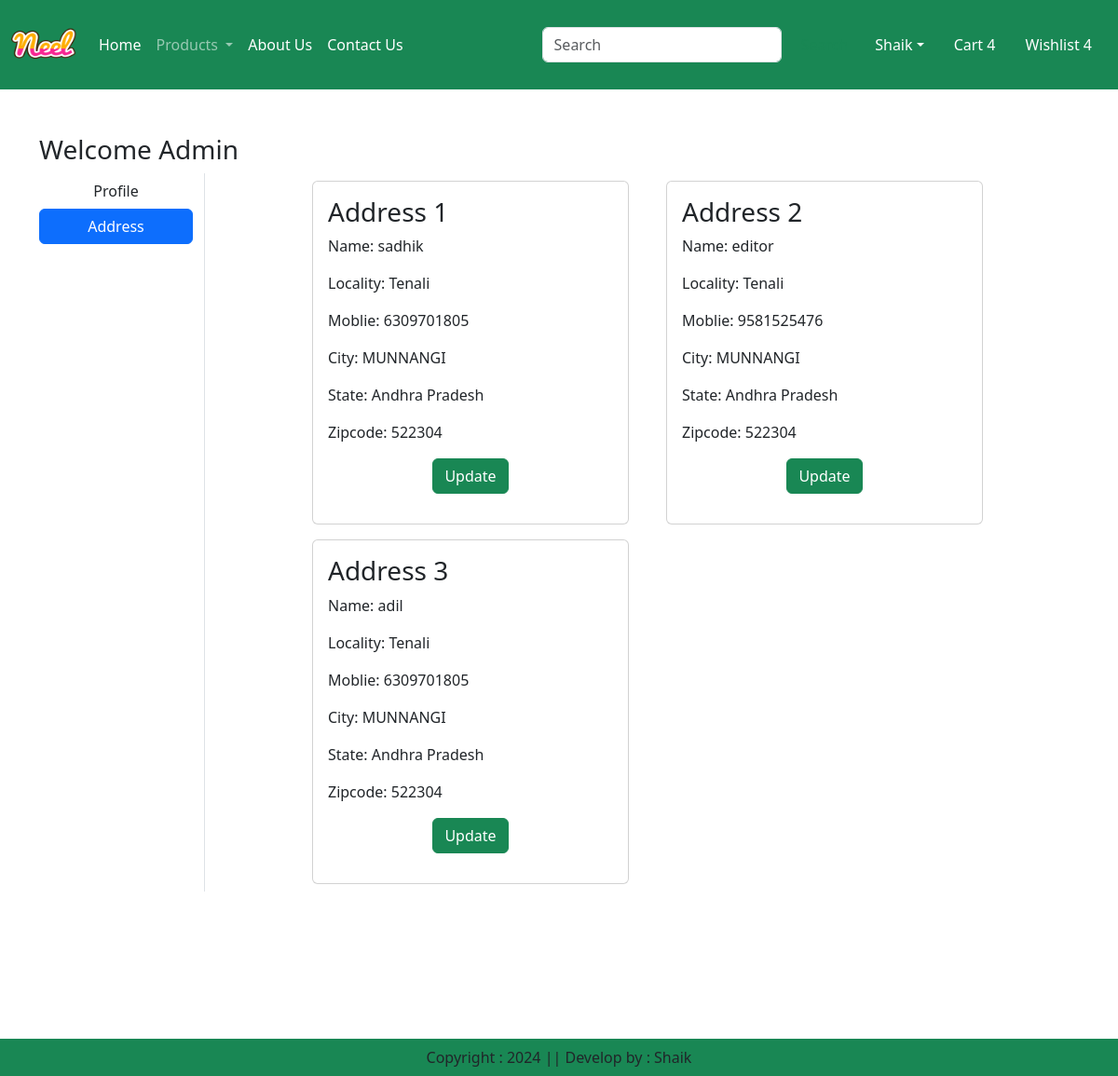
The page /address/ (signed in) on the database its author committed.
### app/models.py (models this page shows, shortened)
class Customer(models.Model):
    user=models.ForeignKey(User,on_delete=models.CASCADE)
    name=models.CharField(max_length=200)
    locality=models.CharField(max_length=200)
    city=models.CharField(max_length=50)
    mobile=models.IntegerField(default=0)
    zipcode=models.IntegerField()
    state=models.CharField(choices=STATE_CHOICES,max_length=100)

### app/views.py (the view)
# urls.py: path('address/',views.address,name='address'),
def address(request):
    add=Customer.objects.filter(user=request.user)
    return render(request,'app/address.html',locals())

### app/templates/app/address.html (shortened to what this page needs)
{% extends "app/base.html" %}
{% load static %}
{% block main-content %}
<div class="container my-5">
    <div class="row">
        <h3>Welcome <spam class="text-capitalize">{{request.user}}</spam></h3>
        <div class="col-sm-2 border-end">
            <ul class="list-unstyled">
                <li class="d-grid"><a href="{% url 'profile' %}" class="btn">Profile</a></li>
                <li class="d-grid"><a href="{% url 'address' %}" class="btn  btn-primary">Address</a></li>
            </ul>
        </div>
        <div class="col-sm-8 offset-sm-1">
            <div class="row">
                {% for ad in add %}
                    <div class="col-sm-6">
                        <div class="card m-2">
                            <div class="card-body">
                                <h3>Address {{forloop.counter}}</h3>
                                <p>Name: {{ad.name}}</p>
                                <p>Locality: {{ad.locality}}</p>
                                <p>Moblie: {{ad.mobile}}</p>
                                <p>City: {{ad.city}}</p>
                                <p>State: {{ad.state}}</p>
                                <p>Zipcode: {{ad.zipcode}}</p>
                                <p class="text-center"><a href="{% url 'updateAddress' pk=ad.id %}" type="button" class="btn btn-success">Update</a></p>
                            </div>
                        </div>
                    </div>
                {% endfor %}
            </div>
        </div>
    </div>
</div>
{% endblock main-content %}

### rows shown on the page
Customer: name "sadhik", locality "Tenali", mobile "6309701805", city "MUNNANGI", state "Andhra Pradesh", zipcode "522304"
Customer: name "editor", locality "Tenali", mobile "9581525476", city "MUNNANGI", state "Andhra Pradesh", zipcode "522304"
Customer: name "adil", locality "Tenali", mobile "6309701805", city "MUNNANGI", state "Andhra Pradesh", zipcode "522304"

### other values the page prints
{{ request.user }} "Admin"
